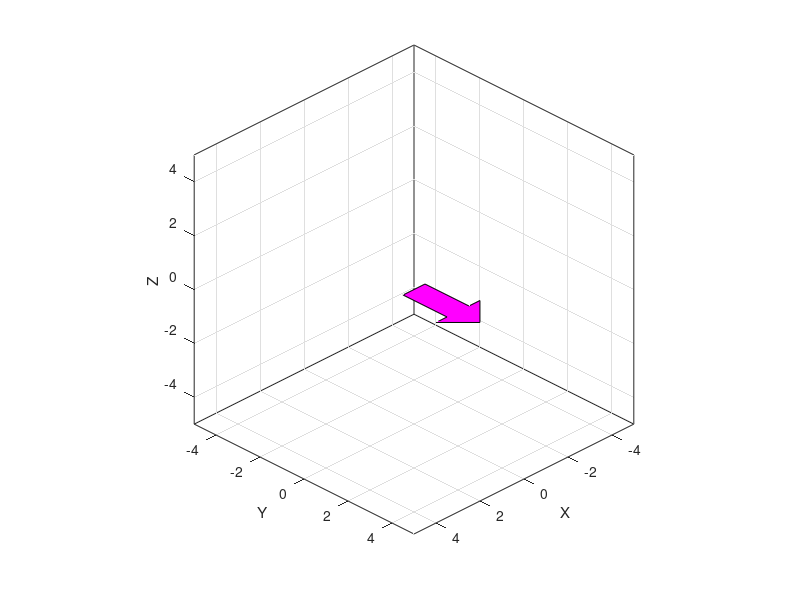

Write the MATLAB code that produced this figure. (Note: this script raises an error after producing the figure.)
clc
clear
close all

P=[0.5 0.5 1 0 -1 -0.5 -0.5
         0 2 2 3 2 2 0 
         0 0 0 0 0 0 0
         1 1 1 1 1 1 1];
    
      h1=fill3(P(1,:), P(2,:), P(3,:), 'm'); %plno XY
    
      grid on
      axis equal
      axis([-5 5 -5 5 -5 5])
      hold on
      view(135,30)
      xlabel('X')
      ylabel('Y')
      zlabel('Z')
    
      Q=rotz(pi/2)*rotx(pi/2)*P; %plano zy
      h2=fill3(Q(1,:), Q(2,:), Q(3,:), 'y');

      R=rotx(pi/2)*rotz(-pi/2)*P;
      h3=fill3(R(1,:), R(2,:), R(3,:), 'r');

      N=500; %plano xz
      a=linspace(0,20*pi, N);

      for n=1:N
            T1=rotx(a(n));
            P1=T1*P;
            set(h1, 'XData', P1(1,:), 'YData', P1(2,:), 'ZData', P1(3,:))
        
            T2=roty(a(n));
            P2=T2*Q;
            set(h2, 'XData', P2(1,:), 'YData', P2(2,:), 'ZData', P2(3,:))

            T3=rotz(a(n));
            P3=T3*R;
            set(h3, 'XData', P3(1,:), 'YData', P3(2,:), 'ZData', P3(3,:))

            pause(0.05)
      end